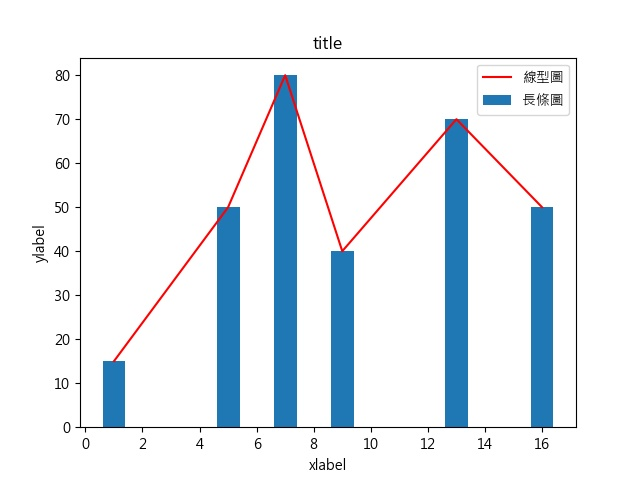

Reproduce this figure in Python.
import matplotlib.pyplot as plt

# 中文設定
plt.rcParams['font.sans-serif'] = ['Microsoft JhengHei'] 
plt.rcParams['axes.unicode_minus'] = False

listx = [1,5,7,9,13,16]
listy = [15,50,80,40,70,50]

# 線型圖
plt.plot(listx, listy,label="線型圖", color='r') # color="red", lw="5.0", is="--", lebel="food"
# 長條圖
plt.bar(listx, listy,label="長條圖")

plt.title("title")
plt.xlabel("xlabel")
plt.ylabel("ylabel")

# 設定座標範圍
# plt.xlim(0, 100)
# plt.ylim(0, 100)

plt.legend()
plt.show()
